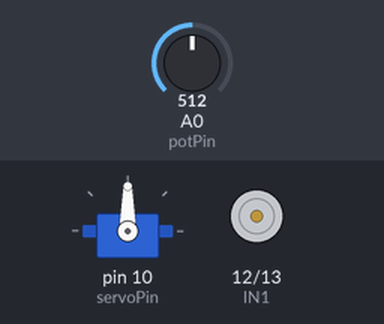
Simulated run of this sketch. Board: Arduino Uno, built with avr-gcc and run on an emulated ATmega328P. On the bench: servo, motor-driver pin pairs drawn as motors (green arrow = first pin HIGH = forward, orange = second pin HIGH = backward, longer = more drive, scaled by the enable pin). Inputs (shaded band) come from the test bench; at power-on: A0 (potPin) = 512.

Above: at 1.2 s.
1.3 s: A0 (potPin) set to 452
At 2.3 s:
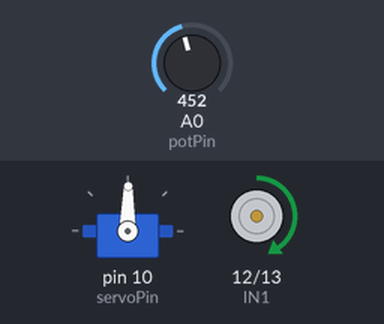
2.8 s: A0 (potPin) set to 573
At 3.4 s:
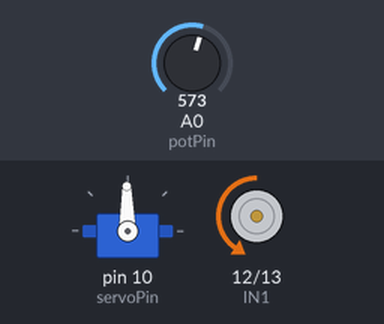
4.3 s: A0 (potPin) set to 716
At 4.6 s:
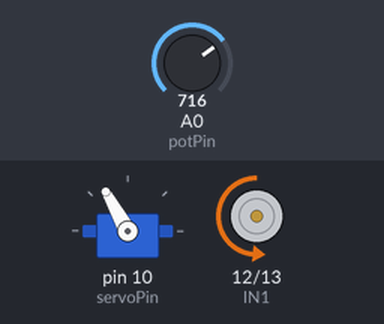
5.8 s: A0 (potPin) set to 900
At 6.9 s:
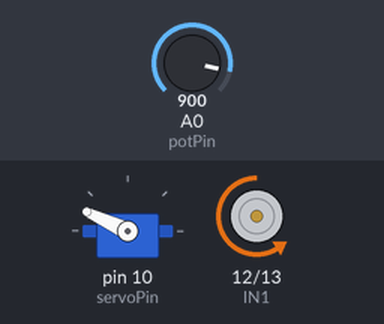
7.3 s: A0 (potPin) set to 1023
At 8.1 s:
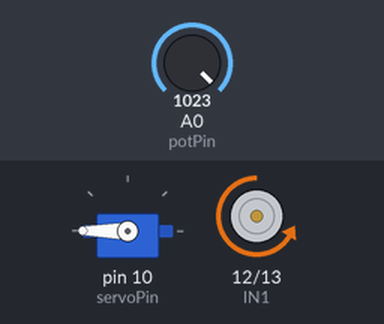
Timing chart, 0 to 9.8 s (numbered marks = the images above; inputs shaded):
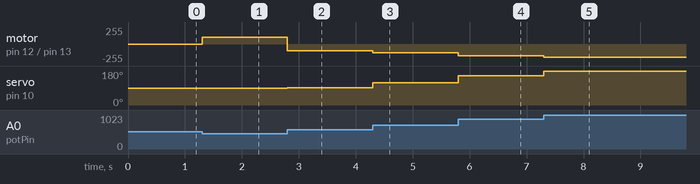

The sketch:

Oppgave_9.ino
```cpp
#include <Servo.h>

const int servoPin = 10;
const int potPin = A0;

const int EN1 = 11;
const int IN1 = 12;
const int IN2 = 13;

Servo servo;

int read_value = 0;

void setup() {
  servo.attach(servoPin);
  pinMode(EN1, OUTPUT);
  pinMode(IN1, OUTPUT);
  pinMode(IN2, OUTPUT);
}

void loop() {
  read_value = analogRead(potPin);
  if (read_value < 462){
    digitalWrite(IN1, HIGH);
    digitalWrite(IN2, LOW);
    analogWrite(EN1, map(read_value, 461, 0, 100, 200));
    servo.write(map(read_value, 461, 0, 90, 0));
  } else if (read_value < 563){
    servo.write(90);
    digitalWrite(IN1, LOW);
    digitalWrite(IN2, LOW);
    analogWrite(EN1, 0);
  } else {
    digitalWrite(IN1, LOW);
    digitalWrite(IN2, HIGH);
    analogWrite(EN1, map(read_value, 563, 1023, 100, 200));
    servo.write(map(read_value, 563, 1023, 90, 180));
  }
}
```

Measured:
- after the input at 1.3 s, motor on pin 12 (IN1) / pin 13 (IN2): stopped → forward 101/255 at once; servo on pin 10 (servoPin): 90° → 89° at once
- after the input at 2.8 s, motor on pin 12 (IN1) / pin 13 (IN2): forward 101/255 → backward 102/255 at once; servo on pin 10 (servoPin): 89° → 91° at once
- after the input at 4.3 s, motor on pin 12 (IN1) / pin 13 (IN2): backward 102/255 → backward 133/255 at once; servo on pin 10 (servoPin): 91° → 119° at once
- after the input at 5.8 s, motor on pin 12 (IN1) / pin 13 (IN2): backward 133/255 → backward 173/255 at once; servo on pin 10 (servoPin): 119° → 155° at once
- after the input at 7.3 s, motor on pin 12 (IN1) / pin 13 (IN2): backward 173/255 → backward 200/255 at once; servo on pin 10 (servoPin): 155° → 180° at once
